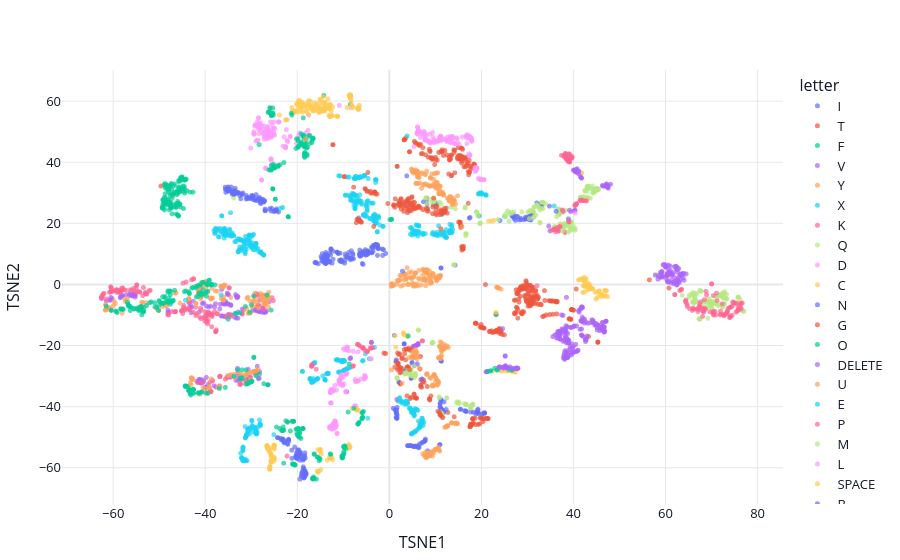

Here is the notebook cell this chart was saved with:
### Markdown cell above
### 2.8.3 t-SNE Projection of ASL Landmark Features
 
t-SNE focuses on preserving local structure, meaning it is better at revealing clusters of similar samples.

For ASL recognition, this helps us understand whether visually similar gestures naturally form clusters in the learned landmark feature space.

We also use a subset of 4000 samples to reduce computational cost while maintaining representative structure.

### Code cell
from sklearn.manifold import TSNE

np.random.seed(42)
n_samples = min(4000, len(X))
idx = np.random.choice(len(X), n_samples, replace=False)

tsne = TSNE(
    n_components=2,
    perplexity=40,
    max_iter=1000,
    init='pca',
    learning_rate='auto',
    random_state=42
)

X_tsne = tsne.fit_transform(X[idx])

tsne_df = pd.DataFrame({
    'TSNE1': X_tsne[:, 0],
    'TSNE2': X_tsne[:, 1],
    'letter': y[idx],
    'source': df['source'].values[idx]
})

fig = px.scatter(
    tsne_df,
    x='TSNE1',
    y='TSNE2',
    color='letter',
    hover_data=['source'],
    opacity=0.7,
)

fig.update_traces(marker=dict(size=5))
fig.update_layout(**plotly_layout)

fig.show()

### Figure 1 — Plotly figure (JSON) as saved in the notebook; plotly's stock layout.template omitted (floating-point values rounded to 4 significant figures; data arrays with more than 128 entries replaced by an {"elided": "..."} marker saying what was removed)
{"data": [{"customdata": {"elided": "172x1 str values"}, "hovertemplate": "letter=I<br>TSNE1=%{x}<br>TSNE2=%{y}<br>source=%{customdata[0]}<extra></extra>", "legendgroup": "I", "marker": {"color": "#636efa", "opacity": 0.7, "size": 5, "symbol": "circle"}, "mode": "markers", "name": "I", "showlegend": true, "type": "scattergl", "x": {"elided": "172 float values"}, "xaxis": "x", "y": {"elided": "172 float values"}, "yaxis": "y"}, {"customdata": {"elided": "160x1 str values"}, "hovertemplate": "letter=T<br>TSNE1=%{x}<br>TSNE2=%{y}<br>source=%{customdata[0]}<extra></extra>", "legendgroup": "T", "marker": {"color": "#EF553B", "opacity": 0.7, "size": 5, "symbol": "circle"}, "mode": "markers", "name": "T", "showlegend": true, "type": "scattergl", "x": {"elided": "160 float values"}, "xaxis": "x", "y": {"elided": "160 float values"}, "yaxis": "y"}, {"customdata": {"elided": "171x1 str values"}, "hovertemplate": "letter=F<br>TSNE1=%{x}<br>TSNE2=%{y}<br>source=%{customdata[0]}<extra></extra>", "legendgroup": "F", "marker": {"color": "#00cc96", "opacity": 0.7, "size": 5, "symbol": "circle"}, "mode": "markers", "name": "F", "showlegend": true, "type": "scattergl", "x": {"elided": "171 float values"}, "xaxis": "x", "y": {"elided": "171 float values"}, "yaxis": "y"}, {"customdata": {"elided": "143x1 str values"}, "hovertemplate": "letter=V<br>TSNE1=%{x}<br>TSNE2=%{y}<br>source=%{customdata[0]}<extra></extra>", "legendgroup": "V", "marker": {"color": "#ab63fa", "opacity": 0.7, "size": 5, "symbol": "circle"}, "mode": "markers", "name": "V", "showlegend": true, "type": "scattergl", "x": {"elided": "143 float values"}, "xaxis": "x", "y": {"elided": "143 float values"}, "yaxis": "y"}, {"customdata": {"elided": "159x1 str values"}, "hovertemplate": "letter=Y<br>TSNE1=%{x}<br>TSNE2=%{y}<br>source=%{customdata[0]}<extra></extra>", "legendgroup": "Y", "marker": {"color": "#FFA15A", "opacity": 0.7, "size": 5, "symbol": "circle"}, "mode": "markers", "name": "Y", "showlegend": true, "type": "scattergl", "x": {"elided": "159 float values"}, "xaxis": "x", "y": {"elided": "159 float values"}, "yaxis": "y"}, {"customdata": {"elided": "170x1 str values"}, "hovertemplate": "letter=X<br>TSNE1=%{x}<br>TSNE2=%{y}<br>source=%{customdata[0]}<extra></extra>", "legendgroup": "X", "marker": {"color": "#19d3f3", "opacity": 0.7, "size": 5, "symbol": "circle"}, "mode": "markers", "name": "X", "showlegend": true, "type": "scattergl", "x": {"elided": "170 float values"}, "xaxis": "x", "y": {"elided": "170 float values"}, "yaxis": "y"}, {"customdata": {"elided": "185x1 str values"}, "hovertemplate": "letter=K<br>TSNE1=%{x}<br>TSNE2=%{y}<br>source=%{customdata[0]}<extra></extra>", "legendgroup": "K", "marker": {"color": "#FF6692", "opacity": 0.7, "size": 5, "symbol": "circle"}, "mode": "markers", "name": "K", "showlegend": true, "type": "scattergl", "x": {"elided": "185 float values"}, "xaxis": "x", "y": {"elided": "185 float values"}, "yaxis": "y"}, {"customdata": {"elided": "167x1 str values"}, "hovertemplate": "letter=Q<br>TSNE1=%{x}<br>TSNE2=%{y}<br>source=%{customdata[0]}<extra></extra>", "legendgroup": "Q", "marker": {"color": "#B6E880", "opacity": 0.7, "size": 5, "symbol": "circle"}, "mode": "markers", "name": "Q", "showlegend": true, "type": "scattergl", "x": {"elided": "167 float values"}, "xaxis": "x", "y": {"elided": "167 float values"}, "yaxis": "y"}, {"customdata": {"elided": "151x1 str values"}, "hovertemplate": "letter=D<br>TSNE1=%{x}<br>TSNE2=%{y}<br>source=%{customdata[0]}<extra></extra>", "legendgroup": "D", "marker": {"color": "#FF97FF", "opacity": 0.7, "size": 5, "symbol": "circle"}, "mode": "markers", "name": "D", "showlegend": true, "type": "scattergl", "x": {"elided": "151 float values"}, "xaxis": "x", "y": {"elided": "151 float values"}, "yaxis": "y"}, {"customdata": {"elided": "143x1 str values"}, "hovertemplate": "letter=C<br>TSNE1=%{x}<br>TSNE2=%{y}<br>source=%{customdata[0]}<extra></extra>", "legendgroup": "C", "marker": {"color": "#FECB52", "opacity": 0.7, "size": 5, "symbol": "circle"}, "mode": "markers", "name": "C", "showlegend": true, "type": "scattergl", "x": {"elided": "143 float values"}, "xaxis": "x", "y": {"elided": "143 float values"}, "yaxis": "y"}, {"customdata": [["kaggle_alphabet"], ["self_collected_akezhun"], ["self_collected_akezhun"], ["kaggle_alphabet"], ["self_collected_akezhun"], ["self_collected_pasha"], ["kaggle_alphabet"], ["self_collected_akezhun"], ["self_collected_akezhun"], ["kaggle_alphabet"], ["kaggle_alphabet"], ["self_collected_akezhun"], ["self_collected_pasha"], ["self_collected_akira"], ["kaggle_alphabet"], ["kaggle_alphabet"], ["self_collected_pasha"], ["self_collected_akezhun"], ["kaggle_alphabet"], ["self_collected_pasha"], ["self_collected_akezhun"], ["kaggle_alphabet"], ["self_collected_i2"], ["self_collected_akira"], ["self_collected_pasha"], ["kaggle_alphabet"], ["self_collected_akira"], ["kaggle_alphabet"], ["self_collected_akira"], ["kaggle_alphabet"], ["kaggle_alphabet"], ["self_collected_pasha"], ["self_collected_pasha"], ["self_collected_pasha"], ["kaggle_alphabet"], ["self_collected_akezhun"], ["self_collected_akezhun"], ["kaggle_alphabet"], ["kaggle_alphabet"], ["kaggle_alphabet"], ["self_collected_pasha"], ["self_collected_pasha"], ["self_collected_i2"], ["kaggle_alphabet"], ["kaggle_alphabet"], ["self_collected_akira"], ["self_collected_akira"], ["self_collected_i2"], ["self_collected_pasha"], ["self_collected_pasha"], ["kaggle_alphabet"], ["self_collected_pasha"], ["kaggle_alphabet"], ["self_collected_akira"], ["self_collected_pasha"], ["self_collected_akezhun"], ["self_collected_pasha"], ["kaggle_alphabet"], ["self_collected_akezhun"], ["kaggle_alphabet"], ["kaggle_alphabet"], ["kaggle_alphabet"], ["self_collected_pasha"], ["kaggle_alphabet"], ["self_collected_akira"], ["self_collected_akezhun"], ["self_collected_akezhun"], ["kaggle_alphabet"], ["self_collected_akezhun"], ["self_collected_i2"], ["self_collected_i2"], ["self_collected_pasha"], ["kaggle_alphabet"], ["kaggle_alphabet"], ["self_collected_akezhun"], ["kaggle_alphabet"], ["self_collected_i2"], ["kaggle_alphabet"], ["self_collected_akezhun"], ["kaggle_alphabet"], ["self_collected_akezhun"], ["self_collected_i2"], ["kaggle_alphabet"], ["self_collected_akezhun"], ["kaggle_alphabet"], ["self_collected_akezhun"], ["self_collected_i2"], ["self_collected_akira"], ["kaggle_alphabet"], ["self_collected_akira"], ["kaggle_alphabet"], ["self_collected_akezhun"], ["self_collected_akezhun"], ["self_collected_pasha"], ["self_collected_akezhun"], ["self_collected_akezhun"], ["self_collected_i2"], ["self_collected_i2"], ["self_collected_pasha"], ["kaggle_alphabet"], ["self_collected_akezhun"], ["self_collected_akira"], ["self_collected_akezhun"], ["kaggle_alphabet"]], "hovertemplate": "letter=N<br>TSNE1=%{x}<br>TSNE2=%{y}<br>source=%{customdata[0]}<extra></extra>", "legendgroup": "N", "marker": {"color": "#636efa", "opacity": 0.7, "size": 5, "symbol": "circle"}, "mode": "markers", "name": "N", "showlegend": true, "type": "scattergl", "x": [29.97, 20.52, 16.33, 29.29, 20.6, 6.07, 29.74, 19.0, 19.07, 30.18, 29.52, 19.22, 17.36, 3.601, 24.02, 32.02, 4.805, 17.69, 32.78, 4.93, 18.74, 28.16, 9.99, 11.45, 11.26, 26.59, 3.422, 2.861, 11.43, 30.44, 27.1, 17.54, 4.731, 11.88, 26.99, 20.63, 20.53, 30.45, 30.75, 31.16, 11.04, 1.523, 8.204, 14.27, 27.86, 11.38, 10.99, 7.419, 4.923, 12.34, 27.38, 7.071, 30.11, 11.49, 11.21, 19.19, 5.386, 38.9, 19.26, 26.89, 36.23, 28.51, 4.73, 28.59, 11.11, 18.27, 19.12, 34.78, 15.45, 3.854, 8.108, 2.051, 30.31, 30.41, 20.6, 31.08, 9.535, 27.56, 20.73, 30.75, 18.97, 3.782, 26.92, 15.43, 29.59, 16.72, 9.967, 11.17, 33.12, 11.82, 32.82, 16.57, 20.13, 11.02, 20.7, 19.26, 10.32, 8.122, 11.21, 30.78, 16.59, 11.77, 19.35, 33.0], "xaxis": "x", "y": [21.82, -42.15, -41.33, 21.18, -42.02, -26.03, 21.5, -41.85, -41.88, 21.32, 21.53, -41.84, 21.72, -28.53, 20.92, 26.69, -30.65, -41.75, 26.41, -25.52, -42.43, 21.14, 26.81, -41.38, -37.96, 22.41, -28.41, 4.328, -41.04, 22.27, 21.56, 21.89, -30.64, -38.44, 22.19, -42.19, -42.2, 21.21, 21.1, 23.3, -39.06, -24.68, 26.32, 6.329, 22.22, -41.17, -40.05, 27.07, -25.75, -40.94, 20.98, -30.96, 21.81, -41.01, -37.93, -41.03, -26.6, 21.45, -40.92, 22.84, 23.95, 21.69, -30.73, 21.15, -40.33, -41.8, -41.95, 25.64, -40.89, 25.88, 28.28, -31.92, 21.51, 22.37, -42.09, 22.84, 26.03, 22.33, -42.05, 22.57, -41.79, 35.53, 22.09, -40.87, 22.04, -41.59, 26.67, -40.56, 25.8, -41.85, 25.55, -41.4, -42.46, -38.94, -42.11, -41.78, 26.41, 27.67, -37.71, 22.26, -41.48, -41.67, -42.33, 25.45], "yaxis": "y"}, {"customdata": {"elided": "171x1 str values"}, "hovertemplate": "letter=G<br>TSNE1=%{x}<br>TSNE2=%{y}<br>source=%{customdata[0]}<extra></extra>", "legendgroup": "G", "marker": {"color": "#EF553B", "opacity": 0.7, "size": 5, "symbol": "circle"}, "mode": "markers", "name": "G", "showlegend": true, "type": "scattergl", "x": {"elided": "171 float values"}, "xaxis": "x", "y": {"elided": "171 float values"}, "yaxis": "y"}, {"customdata": {"elided": "130x1 str values"}, "hovertemplate": "letter=O<br>TSNE1=%{x}<br>TSNE2=%{y}<br>source=%{customdata[0]}<extra></extra>", "legendgroup": "O", "marker": {"color": "#00cc96", "opacity": 0.7, "size": 5, "symbol": "circle"}, "mode": "markers", "name": "O", "showlegend": true, "type": "scattergl", "x": {"elided": "130 float values"}, "xaxis": "x", "y": {"elided": "130 float values"}, "yaxis": "y"}, {"customdata": {"elided": "149x1 str values"}, "hovertemplate": "letter=DELETE<br>TSNE1=%{x}<br>TSNE2=%{y}<br>source=%{customdata[0]}<extra></extra>", "legendgroup": "DELETE", "marker": {"color": "#ab63fa", "opacity": 0.7, "size": 5, "symbol": "circle"}, "mode": "markers", "name": "DELETE", "showlegend": true, "type": "scattergl", "x": {"elided": "149 float values"}, "xaxis": "x", "y": {"elided": "149 float values"}, "yaxis": "y"}, {"customdata": {"elided": "147x1 str values"}, "hovertemplate": "letter=U<br>TSNE1=%{x}<br>TSNE2=%{y}<br>source=%{customdata[0]}<extra></extra>", "legendgroup": "U", "marker": {"color": "#FFA15A", "opacity": 0.7, "size": 5, "symbol": "circle"}, "mode": "markers", "name": "U", "showlegend": true, "type": "scattergl", "x": {"elided": "147 float values"}, "xaxis": "x", "y": {"elided": "147 float values"}, "yaxis": "y"}, {"customdata": {"elided": "141x1 str values"}, "hovertemplate": "letter=E<br>TSNE1=%{x}<br>TSNE2=%{y}<br>source=%{customdata[0]}<extra></extra>", "legendgroup": "E", "marker": {"color": "#19d3f3", "opacity": 0.7, "size": 5, "symbol": "circle"}, "mode": "markers", "name": "E", "showlegend": true, "type": "scattergl", "x": {"elided": "141 float values"}, "xaxis": "x", "y": {"elided": "141 float values"}, "yaxis": "y"}, {"customdata": {"elided": "152x1 str values"}, "hovertemplate": "letter=P<br>TSNE1=%{x}<br>TSNE2=%{y}<br>source=%{customdata[0]}<extra></extra>", "legendgroup": "P", "marker": {"color": "#FF6692", "opacity": 0.7, "size": 5, "symbol": "circle"}, "mode": "markers", "name": "P", "showlegend": true, "type": "scattergl", "x": {"elided": "152 float values"}, "xaxis": "x", "y": {"elided": "152 float values"}, "yaxis": "y"}, {"customdata": [["kaggle_alphabet"], ["self_collected_i2"], ["kaggle_alphabet"], ["kaggle_alphabet"], ["self_collected_akezhun"], ["kaggle_alphabet"], ["self_collected_akezhun"], ["self_collected_akezhun"], ["self_collected_pasha"], ["self_collected_akezhun"], ["self_collected_pasha"], ["kaggle_alphabet"], ["self_collected_pasha"], ["self_collected_akezhun"], ["self_collected_akira"], ["self_collected_i2"], ["kaggle_alphabet"], ["kaggle_alphabet"], ["self_collected_akezhun"], ["kaggle_alphabet"], ["kaggle_alphabet"], ["self_collected_pasha"], ["self_collected_akezhun"], ["kaggle_alphabet"], ["self_collected_akira"], ["self_collected_akezhun"], ["self_collected_i2"], ["kaggle_alphabet"], ["kaggle_alphabet"], ["self_collected_akezhun"], ["self_collected_akezhun"], ["self_collected_i2"], ["kaggle_alphabet"], ["kaggle_alphabet"], ["kaggle_alphabet"], ["self_collected_pasha"], ["self_collected_pasha"], ["kaggle_alphabet"], ["kaggle_alphabet"], ["self_collected_akezhun"], ["kaggle_alphabet"], ["kaggle_alphabet"], ["self_collected_pasha"], ["self_collected_i2"], ["self_collected_i2"], ["self_collected_akezhun"], ["self_collected_akira"], ["self_collected_akezhun"], ["self_collected_pasha"], ["self_collected_akezhun"], ["self_collected_akira"], ["kaggle_alphabet"], ["self_collected_akezhun"], ["self_collected_i2"], ["kaggle_alphabet"], ["kaggle_alphabet"], ["kaggle_alphabet"], ["kaggle_alphabet"], ["self_collected_akira"], ["kaggle_alphabet"], ["self_collected_pasha"], ["kaggle_alphabet"], ["kaggle_alphabet"], ["kaggle_alphabet"], ["self_collected_akira"], ["self_collected_pasha"], ["self_collected_akezhun"], ["kaggle_alphabet"], ["kaggle_alphabet"], ["self_collected_i2"], ["self_collected_akezhun"], ["kaggle_alphabet"], ["kaggle_alphabet"], ["kaggle_alphabet"], ["self_collected_akira"], ["self_collected_i2"], ["self_collected_akezhun"], ["kaggle_alphabet"], ["self_collected_akezhun"], ["self_collected_i2"], ["self_collected_pasha"], ["self_collected_i2"], ["self_collected_pasha"], ["self_collected_i2"], ["kaggle_alphabet"], ["kaggle_alphabet"], ["self_collected_akezhun"], ["kaggle_alphabet"], ["kaggle_alphabet"], ["kaggle_alphabet"], ["self_collected_akezhun"], ["self_collected_pasha"], ["self_collected_akezhun"], ["self_collected_akezhun"], ["self_collected_i2"], ["self_collected_akezhun"], ["self_collected_akezhun"], ["self_collected_akezhun"], ["self_collected_akezhun"], ["self_collected_akira"], ["self_collected_pasha"], ["self_collected_pasha"], ["self_collected_i2"], ["self_collected_pasha"], ["self_collected_pasha"], ["self_collected_akira"], ["kaggle_alphabet"], ["kaggle_alphabet"], ["self_collected_akira"], ["kaggle_alphabet"], ["self_collected_pasha"], ["self_collected_akezhun"], ["kaggle_alphabet"], ["kaggle_alphabet"], ["self_collected_akira"], ["self_collected_akezhun"], ["kaggle_alphabet"], ["kaggle_alphabet"], ["kaggle_alphabet"], ["kaggle_alphabet"], ["self_collected_pasha"], ["kaggle_alphabet"], ["self_collected_pasha"]], "hovertemplate": "letter=M<br>TSNE1=%{x}<br>TSNE2=%{y}<br>source=%{customdata[0]}<extra></extra>", "legendgroup": "M", "marker": {"color": "#B6E880", "opacity": 0.7, "size": 5, "symbol": "circle"}, "mode": "markers", "name": "M", "showlegend": true, "type": "scattergl", "x": [28.8, 9.744, 32.12, 32.32, 17.61, 32.37, 17.65, 15.21, 5.652, 1.622, 18.98, 31.36, 16.58, 3.541, 11.17, 7.948, 14.02, 19.75, 16.66, 37.72, 23.6, 4.653, 5.125, 30.08, 4.353, 16.63, 9.713, 32.05, 19.66, 12.47, 3.488, 7.879, 32.72, 33.0, 40.36, 18.92, 6.316, 26.55, 30.42, 1.699, 16.49, 25.3, 5.582, 10.86, 9.33, 4.663, 4.466, 5.487, 16.59, 12.44, 4.512, 9.236, 18.14, 9.77, 26.31, 25.1, 30.61, 31.39, 11.22, 9.465, 18.95, 26.04, 33.15, 19.67, 11.09, 16.72, 16.29, 25.68, 27.02, 9.848, 14.62, 9.347, 33.12, 33.22, 11.48, 8.172, 16.72, 31.18, 1.725, 11.27, 6.298, 14.33, 10.8, 8.91, 31.32, 9.361, 3.249, 33.46, 15.59, 33.9, 17.87, 5.338, 15.05, 14.74, 13.41, 18.13, 18.11, 17.69, 14.93, 4.718, 19.2, 5.645, 16.45, 5.669, 4.004, 11.7, 13.98, 26.08, 4.741, -33.79, 18.94, 17.57, 30.38, 25.24, 4.533, 3.543, 31.83, 33.36, 31.55, 31.37, 16.59, 38.88, 10.9], "xaxis": "x", "y": [23.71, 27.13, 25.71, 25.32, -40.1, 25.57, -40.48, -38.95, -29.69, -30.5, 23.64, 25.21, 15.95, -29.24, -42.12, 28.22, 6.409, 20.12, -39.27, 17.5, 21.24, -21.82, -30.0, 23.69, -29.66, -39.26, 27.63, 26.08, 20.01, -37.19, -29.27, 28.3, 24.36, 24.89, 17.73, 23.8, -14.89, 23.27, 21.54, -30.6, 25.33, 22.26, -29.23, 26.92, 26.88, -29.91, -29.05, -30.49, 16.63, -37.18, -28.98, -19.13, -39.26, 27.74, 23.59, 22.34, 24.26, 23.6, -42.07, -18.97, 23.66, 20.75, 26.89, 19.96, -41.69, 16.58, -39.02, 24.04, 23.74, 27.25, -38.44, -19.03, 26.91, 26.94, -42.34, 26.48, -39.3, 24.04, -30.77, 26.34, -15.0, 24.7, -36.79, 27.81, 21.95, -19.06, -29.24, 26.87, 18.92, 26.36, -39.56, -26.69, -38.51, -38.87, 25.28, -39.19, -39.23, -40.07, -38.69, -28.02, 22.48, -29.08, 24.98, -29.78, -28.2, -43.3, 6.429, 23.22, -27.95, 28.26, 23.74, -40.33, 23.8, 23.03, -28.49, -28.96, 22.73, 24.86, 25.44, 21.89, 16.57, 17.05, -37.12], "yaxis": "y"}, {"customdata": {"elided": "148x1 str values"}, "hovertemplate": "letter=L<br>TSNE1=%{x}<br>TSNE2=%{y}<br>source=%{customdata[0]}<extra></extra>", "legendgroup": "L", "marker": {"color": "#FF97FF", "opacity": 0.7, "size": 5, "symbol": "circle"}, "mode": "markers", "name": "L", "showlegend": true, "type": "scattergl", "x": {"elided": "148 float values"}, "xaxis": "x", "y": {"elided": "148 float values"}, "yaxis": "y"}, {"customdata": {"elided": "134x1 str values"}, "hovertemplate": "letter=SPACE<br>TSNE1=%{x}<br>TSNE2=%{y}<br>source=%{customdata[0]}<extra></extra>", "legendgroup": "SPACE", "marker": {"color": "#FECB52", "opacity": 0.7, "size": 5, "symbol": "circle"}, "mode": "markers", "name": "SPACE", "showlegend": true, "type": "scattergl", "x": {"elided": "134 float values"}, "xaxis": "x", "y": {"elided": "134 float values"}, "yaxis": "y"}, {"customdata": {"elided": "159x1 str values"}, "hovertemplate": "letter=B<br>TSNE1=%{x}<br>TSNE2=%{y}<br>source=%{customdata[0]}<extra></extra>", "legendgroup": "B", "marker": {"color": "#636efa", "opacity": 0.7, "size": 5, "symbol": "circle"}, "mode": "markers", "name": "B", "showlegend": true, "type": "scattergl", "x": {"elided": "159 float values"}, "xaxis": "x", "y": {"elided": "159 float values"}, "yaxis": "y"}, {"customdata": {"elided": "169x1 str values"}, "hovertemplate": "letter=S<br>TSNE1=%{x}<br>TSNE2=%{y}<br>source=%{customdata[0]}<extra></extra>", "legendgroup": "S", "marker": {"color": "#EF553B", "opacity": 0.7, "size": 5, "symbol": "circle"}, "mode": "markers", "name": "S", "showlegend": true, "type": "scattergl", "x": {"elided": "169 float values"}, "xaxis": "x", "y": {"elided": "169 float values"}, "yaxis": "y"}, {"customdata": {"elided": "170x1 str values"}, "hovertemplate": "letter=R<br>TSNE1=%{x}<br>TSNE2=%{y}<br>source=%{customdata[0]}<extra></extra>", "legendgroup": "R", "marker": {"color": "#00cc96", "opacity": 0.7, "size": 5, "symbol": "circle"}, "mode": "markers", "name": "R", "showlegend": true, "type": "scattergl", "x": {"elided": "170 float values"}, "xaxis": "x", "y": {"elided": "170 float values"}, "yaxis": "y"}, {"customdata": {"elided": "159x1 str values"}, "hovertemplate": "letter=H<br>TSNE1=%{x}<br>TSNE2=%{y}<br>source=%{customdata[0]}<extra></extra>", "legendgroup": "H", "marker": {"color": "#ab63fa", "opacity": 0.7, "size": 5, "symbol": "circle"}, "mode": "markers", "name": "H", "showlegend": true, "type": "scattergl", "x": {"elided": "159 float values"}, "xaxis": "x", "y": {"elided": "159 float values"}, "yaxis": "y"}, {"customdata": {"elided": "147x1 str values"}, "hovertemplate": "letter=A<br>TSNE1=%{x}<br>TSNE2=%{y}<br>source=%{customdata[0]}<extra></extra>", "legendgroup": "A", "marker": {"color": "#FFA15A", "opacity": 0.7, "size": 5, "symbol": "circle"}, "mode": "markers", "name": "A", "showlegend": true, "type": "scattergl", "x": {"elided": "147 float values"}, "xaxis": "x", "y": {"elided": "147 float values"}, "yaxis": "y"}, {"customdata": {"elided": "176x1 str values"}, "hovertemplate": "letter=W<br>TSNE1=%{x}<br>TSNE2=%{y}<br>source=%{customdata[0]}<extra></extra>", "legendgroup": "W", "marker": {"color": "#19d3f3", "opacity": 0.7, "size": 5, "symbol": "circle"}, "mode": "markers", "name": "W", "showlegend": true, "type": "scattergl", "x": {"elided": "176 float values"}, "xaxis": "x", "y": {"elided": "176 float values"}, "yaxis": "y"}], "layout": {"font": {"color": "#111827", "size": 13}, "legend": {"title": {"text": "letter"}, "tracegroupgap": 0}, "margin": {"b": 50, "l": 50, "r": 40, "t": 70}, "paper_bgcolor": "#FFFFFF", "plot_bgcolor": "#FFFFFF", "title": {"font": {"color": "#111827", "size": 22}}, "xaxis": {"anchor": "y", "domain": [0, 1], "gridcolor": "#E5E7EB", "title": {"text": "TSNE1"}, "zerolinecolor": "#E5E7EB"}, "yaxis": {"anchor": "x", "domain": [0, 1], "gridcolor": "#E5E7EB", "title": {"text": "TSNE2"}, "zerolinecolor": "#E5E7EB"}}}
